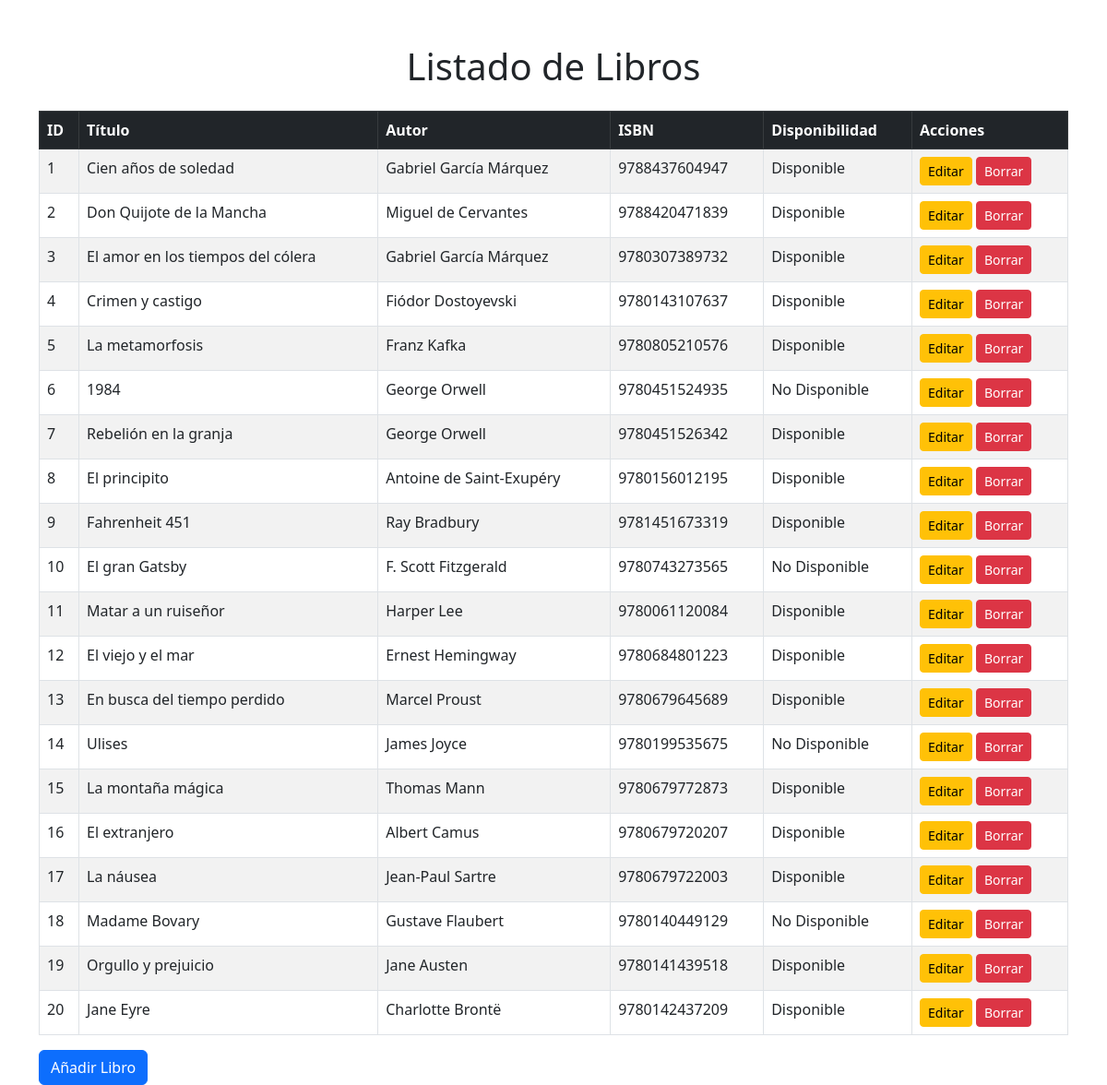
The app's page /public/listado_back.php with its own data.
### tables this page shows
CREATE TABLE libros (
    id INT AUTO_INCREMENT PRIMARY KEY,
    titulo VARCHAR(255) NOT NULL,
    autor VARCHAR(255) NOT NULL,
    isbn VARCHAR(13) UNIQUE NOT NULL,
    disponibilidad BOOLEAN NOT NULL
);

### src/Conexion.php (called while the page is built, shortened)
<?php
class Conexion
{
    private $host = '148.113.202.164';
    private $db = 'biblioteca';
    private $user = 'biblioteca';
    private $pass = 'biblioteca123';
    private $dsn;
    private $conexion;
    public function __construct()
    {
        $this->dsn = "mysql:host={$this->host};dbname={$this->db};charset=utf8mb4";
    }
    public function getConexion()
    {
        try {
            $this->conexion = new PDO($this->dsn, $this->user, $this->pass);
            $this->conexion->setAttribute(PDO::ATTR_ERRMODE, PDO::ERRMODE_EXCEPTION);
        } catch (PDOException $ex) {
            throw new PDOException("Error en la conexión: mensaje: " . $ex->getMessage());
        }
        return $this->conexion;
    }
}

### src/Libro.php (called while the page is built, shortened)
<?php
class Libro
{
    private $conexion;
    public function __construct($conexion)
    {
        $this->conexion = $conexion;
    }
    public function listar()
    {
        $sql = "SELECT * FROM libros";
        $stmt = $this->conexion->prepare($sql);
        $stmt->execute();
        return $stmt->fetchAll(PDO::FETCH_ASSOC);
    }
}

### public/listado_back.php (the view, shortened to what this page needs)
<?php
require '../src/Conexion.php';
require '../src/Libro.php';
$conexion = new Conexion();
$libro = new Libro($conexion->getConexion());
$libros = $libro->listar();
?>
<!DOCTYPE html>
<html lang="es">
<head>
    <link href="https://cdn.jsdelivr.net/npm/bootstrap@5.3.0-alpha1/dist/css/bootstrap.min.css" rel="stylesheet">
</head>
<body>
<div class="container mt-5">
    <h1 class="text-center mb-4">Listado de Libros</h1>
    <table class="table table-striped table-bordered">
        <thead class="table-dark">
        <tr>
            <th>ID</th>
            <th>Título</th>
            <th>Autor</th>
            <th>ISBN</th>
            <th>Disponibilidad</th>
            <th>Acciones</th>
        </tr>
        </thead>
        <tbody>
        <?php foreach ($libros as $lib): ?>
            <tr>
                <td><?= $lib['id'] ?></td>
                <td><?= $lib['titulo'] ?></td>
                <td><?= $lib['autor'] ?></td>
                <td><?= $lib['isbn'] ?></td>
                <td><?= $lib['disponibilidad'] ? 'Disponible' : 'No Disponible' ?></td>
                <td>
                    <a href="editar.php?id=<?= $lib['id'] ?>" class="btn btn-warning btn-sm">Editar</a>
                    <a href="borrar.php?id=<?= $lib['id'] ?>" class="btn btn-danger btn-sm">Borrar</a>
                </td>
            </tr>
        <?php endforeach; ?>
        </tbody>
    </table>
    <a href="crear.php" class="btn btn-primary">Añadir Libro</a>
</div>
</body>
</html>

### records on screen
libros: id "1", titulo "Cien años de soledad", autor "Gabriel García Márquez", isbn "9788437604947", disponibilidad "Disponible"
libros: id "2", titulo "Don Quijote de la Mancha", autor "Miguel de Cervantes", isbn "9788420471839", disponibilidad "Disponible"
libros: id "3", titulo "El amor en los tiempos del cólera", autor "Gabriel García Márquez", isbn "9780307389732", disponibilidad "Disponible"
libros: id "4", titulo "Crimen y castigo", autor "Fiódor Dostoyevski", isbn "9780143107637", disponibilidad "Disponible"
libros: id "5", titulo "La metamorfosis", autor "Franz Kafka", isbn "9780805210576", disponibilidad "Disponible"
libros: id "6", titulo "1984", autor "George Orwell", isbn "9780451524935", disponibilidad "No Disponible"
libros: id "7", titulo "Rebelión en la granja", autor "George Orwell", isbn "9780451526342", disponibilidad "Disponible"
libros: id "8", titulo "El principito", autor "Antoine de Saint-Exupéry", isbn "9780156012195", disponibilidad "Disponible"
libros: id "9", titulo "Fahrenheit 451", autor "Ray Bradbury", isbn "9781451673319", disponibilidad "Disponible"
libros: id "10", titulo "El gran Gatsby", autor "F. Scott Fitzgerald", isbn "9780743273565", disponibilidad "No Disponible"
libros: id "11", titulo "Matar a un ruiseñor", autor "Harper Lee", isbn "9780061120084", disponibilidad "Disponible"
libros: id "12", titulo "El viejo y el mar", autor "Ernest Hemingway", isbn "9780684801223", disponibilidad "Disponible"
libros: id "13", titulo "En busca del tiempo perdido", autor "Marcel Proust", isbn "9780679645689", disponibilidad "Disponible"
libros: id "14", titulo "Ulises", autor "James Joyce", isbn "9780199535675", disponibilidad "No Disponible"
libros: id "15", titulo "La montaña mágica", autor "Thomas Mann", isbn "9780679772873", disponibilidad "Disponible"
libros: id "16", titulo "El extranjero", autor "Albert Camus", isbn "9780679720207", disponibilidad "Disponible"
libros: id "17", titulo "La náusea", autor "Jean-Paul Sartre", isbn "9780679722003", disponibilidad "Disponible"
libros: id "18", titulo "Madame Bovary", autor "Gustave Flaubert", isbn "9780140449129", disponibilidad "No Disponible"
libros: id "19", titulo "Orgullo y prejuicio", autor "Jane Austen", isbn "9780141439518", disponibilidad "Disponible"
libros: id "20", titulo "Jane Eyre", autor "Charlotte Brontë", isbn "9780142437209", disponibilidad "Disponible"
